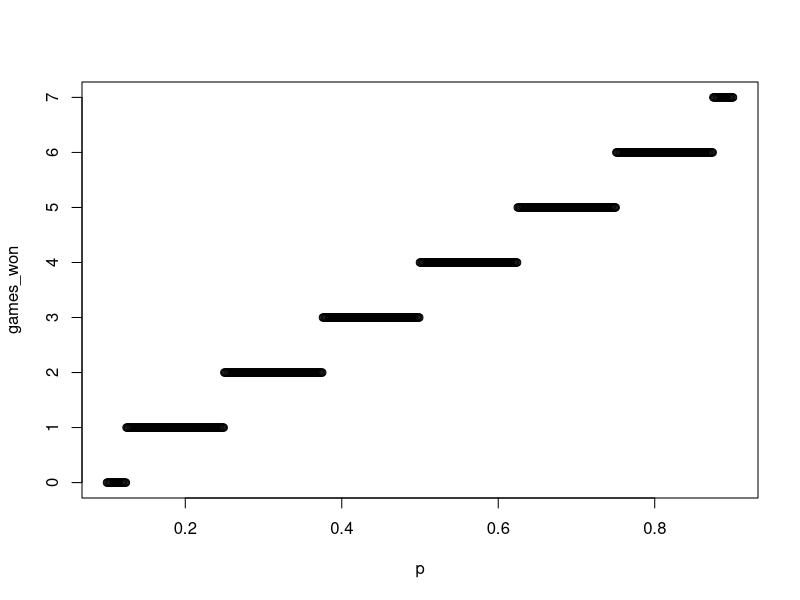

Reproduce this figure in R.
# https://thefiddler.substack.com/p/can-you-sweep-the-series

library(dplyr)


Mode <- function(x) {
  ux <- unique(x)
  md <- ux[which.max(tabulate(match(x, ux)))]  
  return(md)
}


GAMES <- 7
TRIALS <- 10^6

INTERVAL <- 0.001

START_P <- 0.1
END_P <- 0.9

p_seq <- seq(from = START_P, to = END_P, by = INTERVAL)
p_len <- length(p_seq)

game_register <- rep(NA, p_len)

for (i in seq_along(p_seq) ) {
  p <- p_seq[i]
  mc <- rbinom(n = TRIALS, size = GAMES, prob = p)
  g <- Mode(mc)
  
  game_register[i] <- g
  
  sprintf("%1.1f%%", p * 100) %>% 
    paste(., g, sep = " --> ") %>% 
    print

  # break outta the loop once we're winning all the games 
  if (g == GAMES) {
    game_register[i:p_len] <- GAMES
    break}
}


rm(i, p, mc, g)
rm(p_len)
rm(GAMES, TRIALS, INTERVAL)
rm(START_P, END_P)

game_register <- game_register %>% as.integer

fiddler_df <- tibble(p_seq, game_register) %>% 
  rename(p = p_seq, 
         games_won = game_register)
  
plot(fiddler_df)
table(game_register)


a <- fiddler_df %>% 
  filter(games_won < 5) %>% 
  pull(p) %>% 
  max

b <- fiddler_df %>% 
  filter(games_won > 5) %>% 
  pull(p) %>% 
  min

sprintf("%1.1f%%", a * 100)
sprintf("%1.1f%%", b * 100)

# a -> 62.5% 
# b -> 75%

# https://thefiddler.substack.com/p/can-you-permeate-the-pyramid